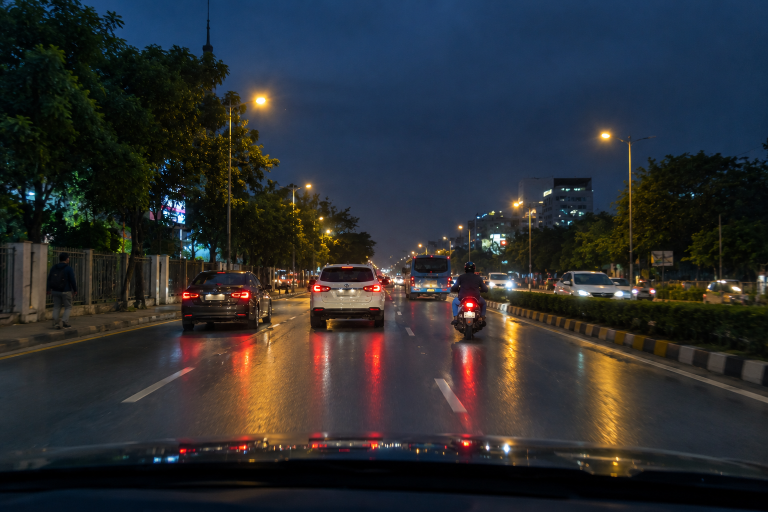
#> input picture samples/Rainy Night Drive Through the City.png, 1536 x 1024 px (shown at 1/2 size)
$ python -i enhancement.py   (imports and definitions only)
#> lines starting #> are read from the running program, lines starting #| are printed output that depends on the picture
#> further down, picture is the input picture: shape (1024, 1536, 3); mean B, G, R 49.3, 45.8, 43.6
"""Image enhancement algorithms for road-scene visibility enhancement.

Functions:
- apply_gamma_correction: Non-linear luminance expansion.
- apply_clahe: Contrast Limited Adaptive Histogram Equalization on LAB L-channel.
- apply_low_light_pipeline: Composite pipeline combining bilateral noise reduction, gamma, and CLAHE.
- apply_simulated_fog: Atmospheric scattering simulation for demonstration testing only.
"""

from typing import Optional, Tuple
import cv2
import numpy as np


def validate_image(image: Optional[np.ndarray]) -> np.ndarray:
    """Validate that input is a valid non-empty uint8 numpy image.

    Raises:
        ValueError: If input is None, empty, or not a valid image array.
    """
    if image is None:
        raise ValueError("Input image is None.")
    if not isinstance(image, np.ndarray):
        raise ValueError(f"Expected numpy.ndarray, got {type(image)}.")
    if image.size == 0 or image.shape[0] == 0 or image.shape[1] == 0:
        raise ValueError("Input image has zero dimensions.")
    if image.dtype != np.uint8:
        # Normalize or cast safely if needed, or raise
        if np.issubdtype(image.dtype, np.floating) and image.max() <= 1.0:
            return (image * 255.0).astype(np.uint8)
        raise ValueError(f"Image dtype must be uint8, found {image.dtype}.")
    return image


def apply_gamma_correction(image: np.ndarray, gamma: float = 1.5) -> np.ndarray:
    """Apply gamma correction using a precomputed lookup table.

    Args:
        image: BGR or Grayscale uint8 image.
        gamma: Positive float. gamma > 1 brightens shadows; gamma < 1 darkens highlights.

    Returns:
        Enhanced copy of the image.
    """
#> called with gamma = 1.4
    img = validate_image(image)
    if gamma <= 0:
        raise ValueError(f"Gamma must be strictly positive, got {gamma}")

    # Build lookup table mapping [0, 255] to corrected values
    inv_gamma = 1.0 / gamma
    table = np.array([((i / 255.0) ** inv_gamma) * 255 for i in range(256)]).astype(np.uint8)
    return cv2.LUT(img, table)
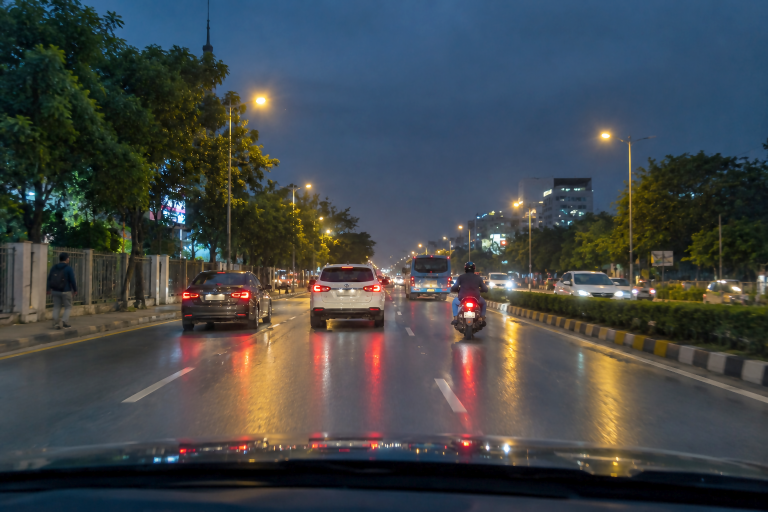
#> returned value: shape (1024, 1536, 3) (shown at 1/2 size); mean of channels 0, 1, 2 73.4, 70.8, 65.8; drawn as B, G, R


def apply_clahe(
    image: np.ndarray,
    clip_limit: float = 2.5,
    tile_grid_size: Tuple[int, int] = (8, 8)
) -> np.ndarray:
    """Apply Contrast Limited Adaptive Histogram Equalization (CLAHE).

    For color images, the image is converted to LAB color space, CLAHE is applied
    only to the Lightness (L) channel, and the image is converted back to BGR.
    For grayscale images, CLAHE is applied directly.

    Args:
        image: Input uint8 image (BGR or 1-channel).
        clip_limit: Threshold for contrast limiting.
        tile_grid_size: Size of grid for histogram equalization.

    Returns:
        Enhanced copy of the image.
    """
#> called with clip_limit = 2, tile_grid_size = (8, 8)
    img = validate_image(image)
    if clip_limit <= 0:
        raise ValueError("clip_limit must be greater than 0.")
    if tile_grid_size[0] <= 0 or tile_grid_size[1] <= 0:
        raise ValueError("tile_grid_size dimensions must be positive integers.")

    clahe = cv2.createCLAHE(clipLimit=clip_limit, tileGridSize=tile_grid_size)

    if len(img.shape) == 2:
        return clahe.apply(img)
    elif len(img.shape) == 3 and img.shape[2] == 1:
        res = clahe.apply(img[:, :, 0])
        return np.expand_dims(res, axis=2)
    elif len(img.shape) == 3 and img.shape[2] == 3:
        # Convert BGR to LAB
        lab = cv2.cvtColor(img, cv2.COLOR_BGR2LAB)
#> lab: shape (1024, 1536, 3); mean of channels 0, 1, 2 75.6, 128.3, 126.2
        l, a, b = cv2.split(lab)
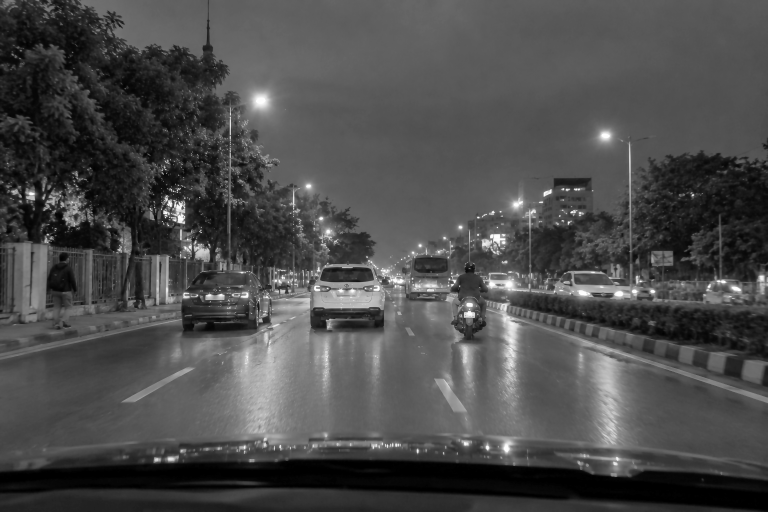
#> l: shape (1024, 1536) (shown at 1/2 size); min 0, max 255, mean 75.6
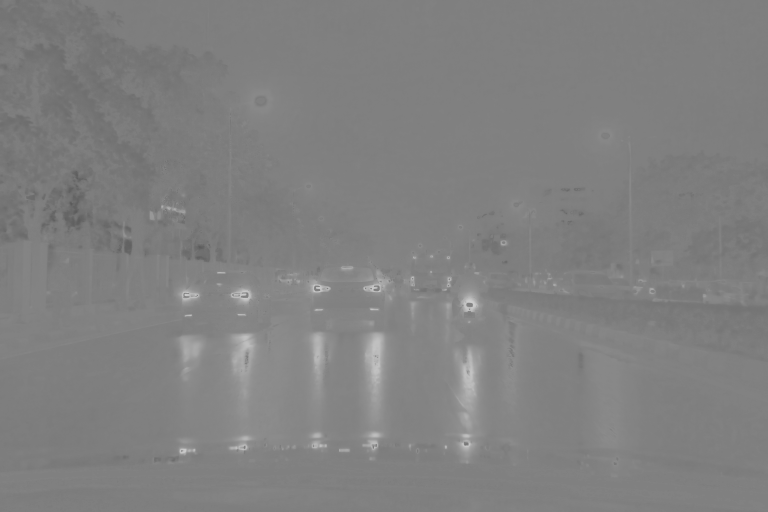
#> a: shape (1024, 1536) (shown at 1/2 size); min 88, max 206, mean 128.3
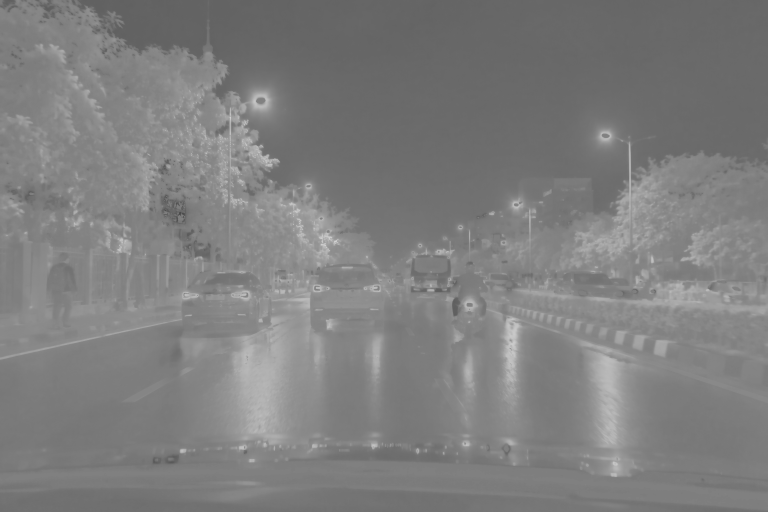
#> b: shape (1024, 1536) (shown at 1/2 size); min 70, max 212, mean 126.2
        enhanced_l = clahe.apply(l)
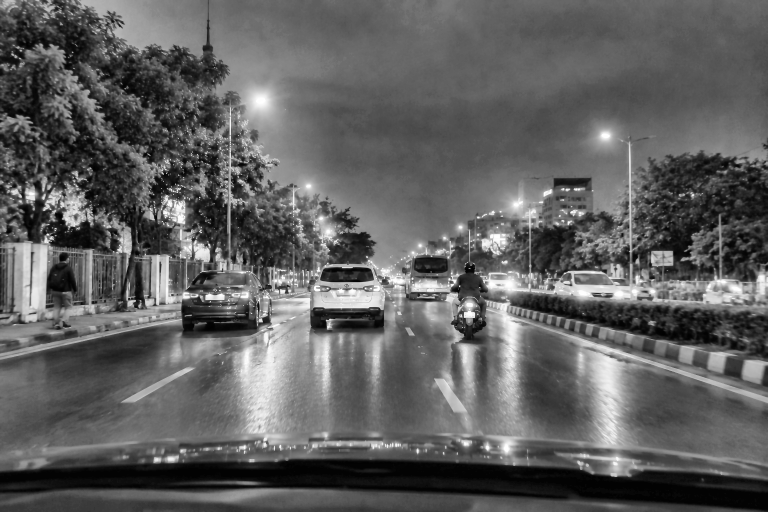
#> enhanced_l: shape (1024, 1536) (shown at 1/2 size); min 0, max 255, mean 95.5
        enhanced_lab = cv2.merge((enhanced_l, a, b))
#> enhanced_lab: shape (1024, 1536, 3); mean of channels 0, 1, 2 95.5, 128.3, 126.2
        return cv2.cvtColor(enhanced_lab, cv2.COLOR_LAB2BGR)
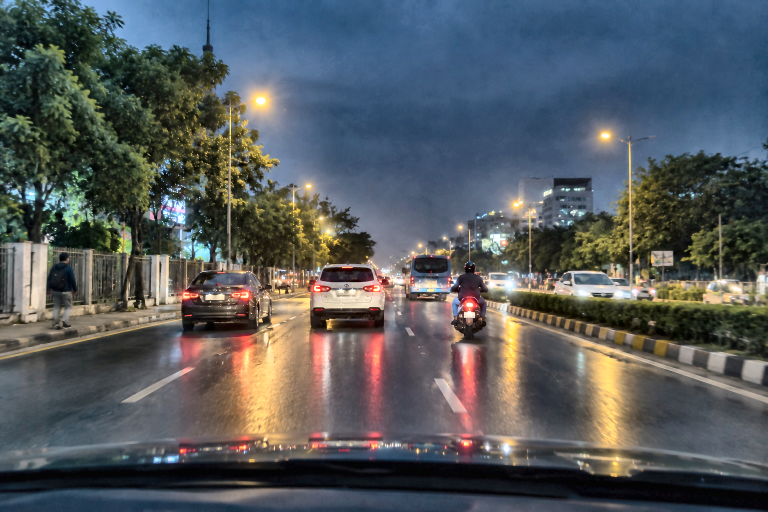
#> returned value: shape (1024, 1536, 3) (shown at 1/2 size); mean B, G, R 92.3, 89.9, 85.2
    elif len(img.shape) == 3 and img.shape[2] == 4:
        # BGRA support
        bgr = img[:, :, :3]
        alpha = img[:, :, 3]
        enhanced_bgr = apply_clahe(bgr, clip_limit, tile_grid_size)
        return cv2.merge((enhanced_bgr, alpha))
    else:
        raise ValueError(f"Unsupported image shape: {img.shape}")


def apply_low_light_pipeline(
    image: np.ndarray,
    gamma: float = 1.4,
    clip_limit: float = 2.0,
    denoise: bool = True
) -> np.ndarray:
    """Composite enhancement pipeline designed for nighttime or under-exposed road scenes.

    Pipeline stages:
    1. Edge-preserving bilateral filter (optional) to suppress sensor noise in dark scenes.
    2. Non-linear gamma expansion to recover shadow detail.
    3. LAB-space CLAHE to enhance local feature contrast (road edges, signs, vehicles).

    Args:
        image: Input uint8 image.
        gamma: Gamma coefficient (> 1 brightens).
        clip_limit: CLAHE clip limit.
        denoise: Whether to run an edge-preserving filter before enhancement.

    Returns:
        Enhanced copy of the image.
    """
    img = validate_image(image)

    # 1. Bilateral filter preserves sharp edges while smoothing sensor noise in dark regions
    if denoise:
        if len(img.shape) == 3 and img.shape[2] == 3:
            filtered = cv2.bilateralFilter(img, d=5, sigmaColor=35, sigmaSpace=35)
        else:
            filtered = cv2.bilateralFilter(img, d=5, sigmaColor=35, sigmaSpace=35)
    else:
        filtered = img

    # 2. Gamma expansion
    gamma_corrected = apply_gamma_correction(filtered, gamma=gamma)

    # 3. CLAHE enhancement
    enhanced = apply_clahe(gamma_corrected, clip_limit=clip_limit, tile_grid_size=(8, 8))
    return enhanced


# [44 lines left out: function apply_simulated_fog, not called in this run]

>>> import cv2
>>> picture = cv2.imread('../samples/Rainy Night Drive Through the City.png')
>>> result = apply_low_light_pipeline(picture)
